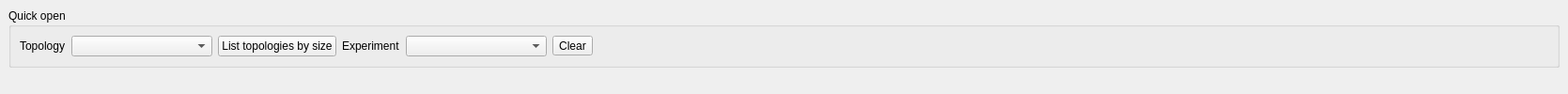
      <widget class="QWidget" name="tabTopology">
       <attribute name="title">
        <string>Topology</string>
       </attribute>
       <layout class="QVBoxLayout" name="verticalLayout_46">
        <property name="leftMargin">
         <number>0</number>
        </property>
        <property name="topMargin">
         <number>0</number>
        </property>
        <property name="rightMargin">
         <number>0</number>
        </property>
        <property name="bottomMargin">
         <number>0</number>
        </property>
        <item>
         <widget class="QWidget" name="widgetEditorParent" native="true">
          <layout class="QVBoxLayout" name="verticalLayout_11">
           <item>
            <widget class="QWidget" name="widget_9" native="true">
             <property name="sizePolicy">
              <sizepolicy hsizetype="Preferred" vsizetype="Maximum">
               <horstretch>0</horstretch>
               <verstretch>0</verstretch>
              </sizepolicy>
             </property>
             <layout class="QVBoxLayout" name="verticalLayout_12">
              <property name="leftMargin">
               <number>0</number>
              </property>
              <property name="topMargin">
               <number>0</number>
              </property>
              <property name="rightMargin">
               <number>0</number>
              </property>
              <property name="bottomMargin">
               <number>0</number>
              </property>
              <item>
               <widget class="QGroupBox" name="groupBoxQuickOpen">
                <property name="title">
                 <string>Quick open</string>
                </property>
                <layout class="QHBoxLayout" name="horizontalLayout_12">
                 <item>
                  <widget class="QLabel" name="label_5">
                   <property name="text">
                    <string>Topology</string>
                   </property>
                  </widget>
                 </item>
                 <item>
                  <widget class="QComboBox" name="cmbTopologies">
                   <property name="minimumSize">
                    <size>
                     <width>150</width>
                     <height>0</height>
                    </size>
                   </property>
                  </widget>
                 </item>
                 <item>
                  <widget class="QPushButton" name="btnListTopoBySize">
                   <property name="text">
                    <string>List topologies by size</string>
                   </property>
                  </widget>
                 </item>
                 <item>
                  <widget class="QLabel" name="label">
                   <property name="text">
                    <string>Experiment</string>
                   </property>
                  </widget>
                 </item>
                 <item>
                  <widget class="QComboBox" name="cmbSimulation">
                   <property name="minimumSize">
                    <size>
                     <width>150</width>
                     <height>0</height>
                    </size>
                   </property>
                  </widget>
                 </item>
                 <item>
                  <widget class="QToolButton" name="btnSelectNewSimulation">
                   <property name="text">
                    <string>Clear</string>
                   </property>
                  </widget>
                 </item>
                 <item>
                  <spacer name="horizontalSpacer_5">
                   <property name="orientation">
                    <enum>Qt::Horizontal</enum>
                   </property>
                   <property name="sizeHint" stdset="0">
                    <size>
                     <width>1017</width>
                     <height>20</height>
                    </size>
                   </property>
                  </spacer>
                 </item>
                </layout>
               </widget>
              </item>
             </layout>
            </widget>
           </item>
           <item>
            <widget class="QWidget" name="widgetEditorDummy" native="true"/>
           </item>
          </layout>
         </widget>
        </item>
       </layout>
      </widget>
